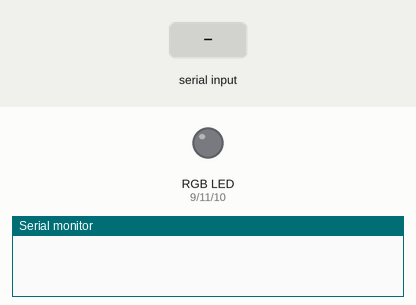
Recording of a sketch running on a simulated Arduino Uno, built with avr-gcc and run on an emulated ATmega328P. Shown: an RGB LED mixed from three pins (HIGH = lit), the last lines printed to the serial monitor. The inputs (shaded band) are chosen by the test bench.

Above: at 1.2 s.
1.3 s: "1" received over the second serial link
At 2.1 s:
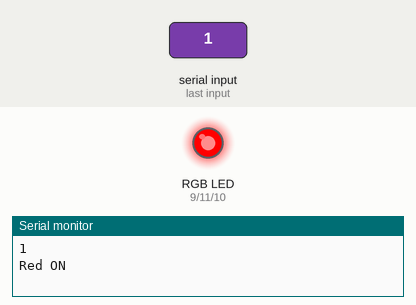
2.9 s: "2" received over the second serial link
At 3.3 s:
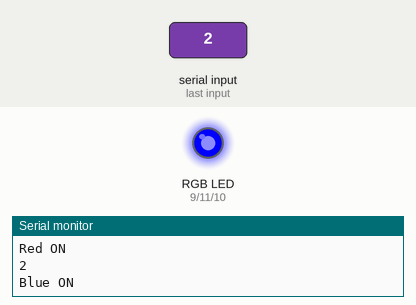
Timing chart, 0 to 5.9 s (numbered marks = the images above; inputs shaded):
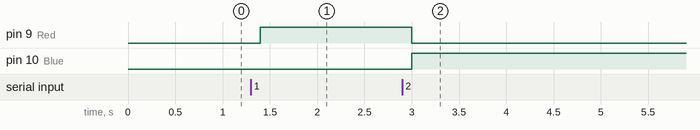

Measured:
- after the input at 1.3 s, pin 9 (Red): LOW → HIGH after 0.10 s
- after the input at 2.9 s, pin 9 (Red): HIGH → LOW after 0.10 s; pin 10 (Blue): LOW → HIGH after 0.10 s

The sketch:

RGB_Control_Using_Bluetooth.ino
```cpp
#include <SoftwareSerial.h>

SoftwareSerial mySerial(7, 8); // RX, TX

char character;
boolean flag=false;

int Red=9,Blue=10,Green=11;

String s1 = "1", s2 = "2", s3 = "3";

void setup()
{
  mySerial.begin(9600);
  Serial.begin(9600);

  pinMode(Red,OUTPUT);
  pinMode(Blue,OUTPUT);
  pinMode(Green,OUTPUT);

  mySerial.print("Press 1:Red, 2:Yellow,3:White ");
  digitalWrite(13,0);

}

void loop()
{
   String Data = "";
   flag=false;
   while(mySerial.available())
   {
      character = mySerial.read();
      Data.concat(character);
      flag=true;
      //digitalWrite(13,1);
      //Serial.print("Received : ");
      delay(100);
      //Serial.println("foo");
   }
   if(flag)
   {
      Data.trim();
      Serial.println(Data);
      if(Data.equals(s1))
      {
        digitalWrite(Red,1);
        digitalWrite(Blue,0);
        digitalWrite(Green,0);
        Serial.println("Red ON");
      }
      else if(Data.equals(s2))
      {
        digitalWrite(Red,0);
        digitalWrite(Blue,1);
        digitalWrite(Green,0);
        Serial.println("Blue ON");
      }
      else if(Data.equals(s3))
      {
        digitalWrite(Red,0);
        digitalWrite(Blue,0);
        digitalWrite(Green,1);
        Serial.println("Green ON");
      }
   }
}
```
